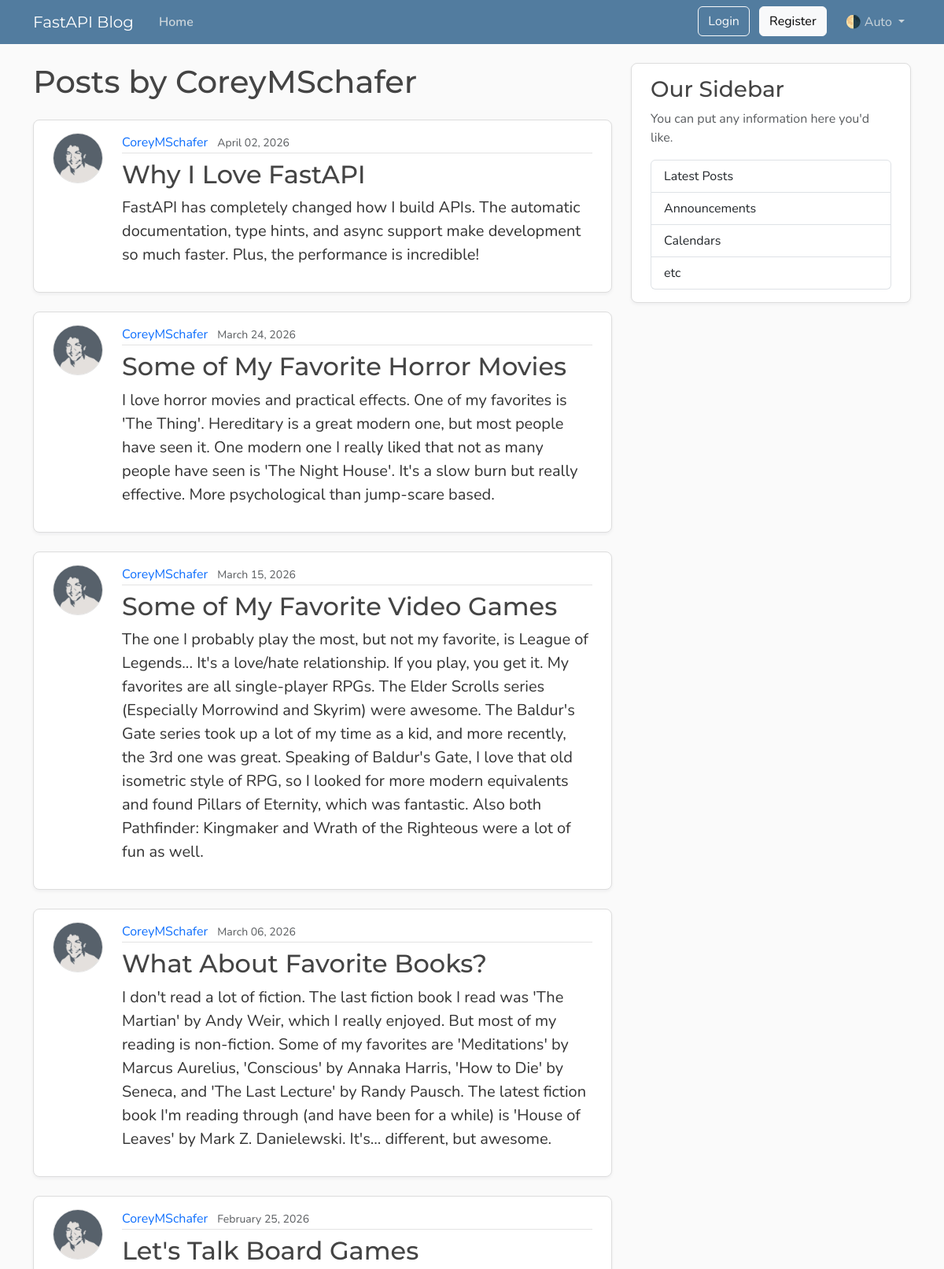
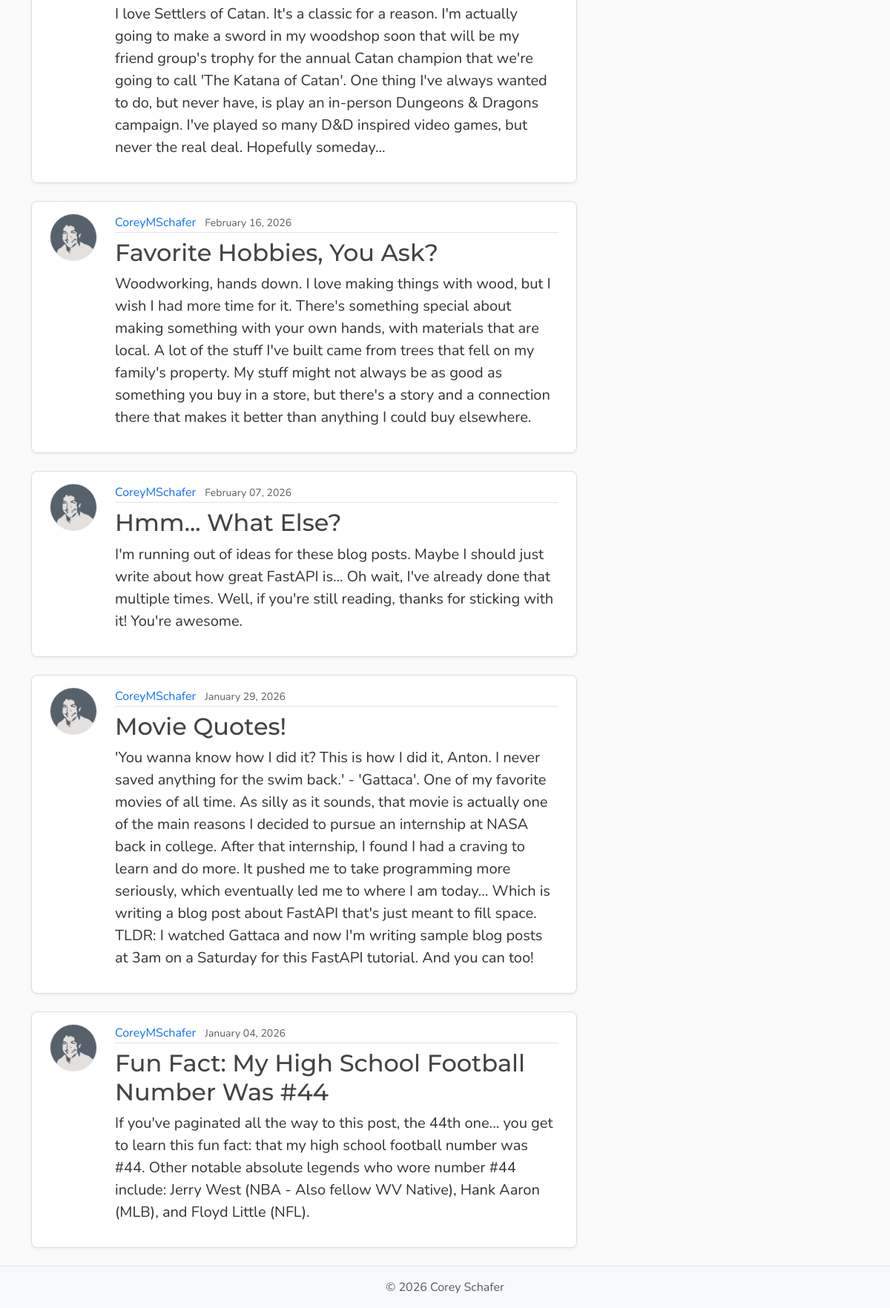
The page /users/1/posts on the database its author committed (2 pictures, top to bottom).
### models.py (models this page shows, shortened)
class User(Base):
    __tablename__ = "users"
    id: Mapped[int] = mapped_column(Integer, primary_key=True, index=True)
    username: Mapped[str] = mapped_column(String(50), unique=True, nullable=False)
    email: Mapped[str] = mapped_column(String(120), unique=True, nullable=False)
    password_hash: Mapped[str] = mapped_column(String(200), nullable=False)
    image_file: Mapped[str | None] = mapped_column(
        String(200),
        nullable=True,
        default=None,
    )
    posts: Mapped[list[Post]] = relationship(
        back_populates="author",
        cascade="all, delete-orphan",
    )
    reset_tokens: Mapped[list[PasswordResetToken]] = relationship(
        back_populates="user",
        cascade="all, delete-orphan",
    )

class Post(Base):
    __tablename__ = "posts"
    id: Mapped[int] = mapped_column(Integer, primary_key=True, index=True)
    title: Mapped[str] = mapped_column(String(100), nullable=False)
    content: Mapped[str] = mapped_column(Text, nullable=False)
    user_id: Mapped[int] = mapped_column(
        ForeignKey("users.id"),
        nullable=False,
        index=True,
    )
    date_posted: Mapped[datetime] = mapped_column(
        DateTime(timezone=True),
        default=lambda: datetime.now(UTC),
    )
    author: Mapped[User] = relationship(back_populates="posts")

### main.py (the view)
@app.get("/users/{user_id}/posts", include_in_schema=False, name="user_posts")
async def user_posts_page(
    request: Request,
    user_id: int,
    db: Annotated[AsyncSession, Depends(get_db)],
):
    result = await db.execute(select(models.User).where(models.User.id == user_id))
    user = result.scalars().first()
    if not user:
        raise HTTPException(
            status_code=status.HTTP_404_NOT_FOUND,
            detail="User not found",
        )
    count_result = await db.execute(
        select(func.count())
        .select_from(models.Post)
        .where(models.Post.user_id == user_id),
    )
    total = count_result.scalar() or 0
    result = await db.execute(
        select(models.Post)
        .options(selectinload(models.Post.author))
        .where(models.Post.user_id == user_id)
        .order_by(models.Post.date_posted.desc())
        .limit(settings.posts_per_page),
    )
    posts = result.scalars().all()
    has_more = len(posts) < total
    return templates.TemplateResponse(
        request,
        "user_posts.html",
        {
            "posts": posts,
            "user": user,
            "title": f"{user.username}'s Posts",
            "limit": settings.posts_per_page,
            "has_more": has_more,
        },
    )

### templates/user_posts.html (shortened to what this page needs)
{% extends "layout.html" %}
{% block content %}
    <h1 class="mb-4">Posts by {{ user.username }}</h1>
    <div id="postsContainer">
        {% for post in posts %}
            <article class="content-section py-3 px-4 mb-4">
                <div class="d-flex align-items-start gap-4">
                    <img class="rounded-circle article-img flex-shrink-0"
                         src="{{ post.author.image_path }}"
                         alt="{{ post.author.username }}'s profile picture"
                         width="64"
                         height="64"
                         loading="lazy">
                    <div class="flex-grow-1">
                        <div class="article-metadata mb-2">
                            <a class="me-2"
                               href="{{ url_for('user_posts', user_id=post.author.id) }}">{{ post.author.username }}</a>
                            <small class="text-body-secondary">{{ post.date_posted.strftime("%B %d, %Y") }}</small>
                        </div>
                        <h2>
                            <a class="article-title"
                               href="{{ url_for('post_page', post_id=post.id) }}">{{ post.title }}</a>
                        </h2>
                        <p class="article-content">{{ post.content }}</p>
                    </div>
                </div>
            </article>
        {% else %}
            <p class="text-body-secondary">No posts by this user yet.</p>
        {% endfor %}
    </div>
{% endblock content %}

### static/css/main.css (style rules this page uses)
:root { --font-heading: "Montserrat", system-ui, -apple-system, BlinkMacSystemFont, sans-serif; --font-body: "Nunito", system-ui, -apple-system, BlinkMacSystemFont, sans-serif; --color-bg-body: #fafafa; --color-bg-content: #ffffff; --color-text-primary: #333333; --color-text-heading: #444444; --color-steel: #527c9f; --color-nav-link: #cbd5db; --color-nav-link-hover: #ffffff; --color-link-hover: #428bca; --color-border: #dddddd; --color-border-light: #e3e3e3; --spacing-xl: 5rem; --article-img-size: 4rem; --account-img-size: 7.813rem; }
body { font-family: var(--font-body); background: var(--color-bg-body); color: var(--color-text-primary); }
h1, h2, h3, h4, h5, h6 { font-family: var(--font-heading); color: var(--color-text-heading); }
a { text-decoration: none; }
.content-section { background: var(--color-bg-content); border: 1px solid var(--color-border); border-radius: 0.5rem; box-shadow: 0 2px 4px rgba(15, 23, 42, 0.05); transition: box-shadow 0.15s ease, transform 0.15s ease, border-color 0.15s ease; }
.article-title { color: var(--color-text-heading); transition: color 0.2s ease-in-out; }
.article-content { white-space: pre-line; font-size: 1.25rem; }
.article-img { height: var(--article-img-size); width: var(--article-img-size); flex-shrink: 0; object-fit: cover; border: 1px solid var(--color-border-light); box-shadow: 0 0 0 2px var(--color-bg-content); }
.article-metadata { padding-bottom: 0.063rem; border-bottom: 1px solid var(--color-border-light); }
.article-metadata a { transition: color 0.2s ease-in-out; }

### rows shown on the page
User: username "CoreyMSchafer"
Post: author.image_path (picture), author.username "CoreyMSchafer", date_posted "April 02, 2026", title "Why I Love FastAPI", content "FastAPI has completely changed how I build APIs. The automatic documentation, type hints, and async support make development so much faster. Plus, the performance is incredible!"
Post: author.image_path (picture), author.username "CoreyMSchafer", date_posted "March 24, 2026", title "Some of My Favorite Horror Movies", content "I love horror movies and practical effects. One of my favorites is 'The Thing'. Hereditary is a great modern one, but most people have seen it. One modern one I really liked that not as many people have seen is 'The Night House'. It's a slow burn but really effective. More psychological than jump-scare based."
Post: author.image_path (picture), author.username "CoreyMSchafer", date_posted "March 15, 2026", title "Some of My Favorite Video Games", content "The one I probably play the most, but not my favorite, is League of Legends... It's a love/hate relationship. If you play, you get it. My favorites are all single-player RPGs. The Elder Scrolls series (Especially Morrowind and Skyrim) were awesome. The Baldur's Gate series took up a lot of my time as a kid, and more recently, the 3rd one was great. Speaking of Baldur's Gate, I love that old isometric style of RPG, so I looked for more modern equivalents and found Pillars of Eternity, which was fantastic. Also both Pathfinder: Kingmaker and Wrath of the Righteous were a lot of fun as well."
Post: author.image_path (picture), author.username "CoreyMSchafer", date_posted "March 06, 2026", title "What About Favorite Books?", content "I don't read a lot of fiction. The last fiction book I read was 'The Martian' by Andy Weir, which I really enjoyed. But most of my reading is non-fiction. Some of my favorites are 'Meditations' by Marcus Aurelius, 'Conscious' by Annaka Harris, 'How to Die' by Seneca, and 'The Last Lecture' by Randy Pausch. The latest fiction book I'm reading through (and have been for a while) is 'House of Leaves' by Mark Z. Danielewski. It's... different, but awesome."
Post: author.image_path (picture), author.username "CoreyMSchafer", date_posted "February 25, 2026", title "Let's Talk Board Games", content "I love Settlers of Catan. It's a classic for a reason. I'm actually going to make a sword in my woodshop soon that will be my friend group's trophy for the annual Catan champion that we're going to call 'The Katana of Catan'. One thing I've always wanted to do, but never have, is play an in-person Dungeons & Dragons campaign. I've played so many D&D inspired video games, but never the real deal. Hopefully someday..."
Post: author.image_path (picture), author.username "CoreyMSchafer", date_posted "February 16, 2026", title "Favorite Hobbies, You Ask?", content "Woodworking, hands down. I love making things with wood, but I wish I had more time for it. There's something special about making something with your own hands, with materials that are local. A lot of the stuff I've built came from trees that fell on my family's property. My stuff might not always be as good as something you buy in a store, but there's a story and a connection there that makes it better than anything I could buy elsewhere."
Post: author.image_path (picture), author.username "CoreyMSchafer", date_posted "February 07, 2026", title "Hmm... What Else?", content "I'm running out of ideas for these blog posts. Maybe I should just write about how great FastAPI is... Oh wait, I've already done that multiple times. Well, if you're still reading, thanks for sticking with it! You're awesome."
Post: author.image_path (picture), author.username "CoreyMSchafer", date_posted "January 29, 2026", title "Movie Quotes!", content "'You wanna know how I did it? This is how I did it, Anton. I never saved anything for the swim back.' - 'Gattaca'. One of my favorite movies of all time. As silly as it sounds, that movie is actually one of the main reasons I decided to pursue an internship at NASA back in college. After that internship, I found I had a craving to learn and do more. It pushed me to take programming more seriously, which eventually led me to where I am today... Which is writing a blog post about FastAPI that's just meant to fill space. TLDR: I watched Gattaca and now I'm writing sample blog posts at 3am on a Saturday for this FastAPI tutorial. And you can too!"
Post: author.image_path (picture), author.username "CoreyMSchafer", date_posted "January 04, 2026", title "Fun Fact: My High School Football Number Was #44", content "If you've paginated all the way to this post, the 44th one... you get to learn this fun fact: that my high school football number was #44. Other notable absolute legends who wore number #44 include: Jerry West (NBA - Also fellow WV Native), Hank Aaron (MLB), and Floyd Little (NFL)."
